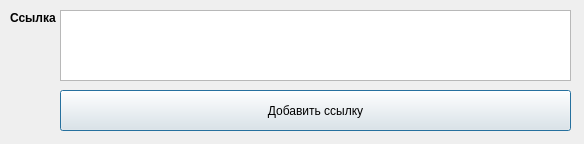
<?xml version="1.0" encoding="UTF-8"?>
<ui version="4.0">
 <class>AddLinkDialog</class>
 <widget class="QDialog" name="AddLinkDialog">
  <property name="geometry">
   <rect>
    <x>0</x>
    <y>0</y>
    <width>584</width>
    <height>144</height>
   </rect>
  </property>
  <property name="windowTitle">
   <string>Добавить ссылку</string>
  </property>
  <widget class="QLabel" name="linkLabel">
   <property name="geometry">
    <rect>
     <x>10</x>
     <y>10</y>
     <width>101</width>
     <height>16</height>
    </rect>
   </property>
   <property name="font">
    <font>
     <weight>75</weight>
     <bold>true</bold>
    </font>
   </property>
   <property name="text">
    <string>Ссылка</string>
   </property>
  </widget>
  <widget class="QPlainTextEdit" name="linkPlainTextEdit">
   <property name="geometry">
    <rect>
     <x>60</x>
     <y>10</y>
     <width>511</width>
     <height>71</height>
    </rect>
   </property>
  </widget>
  <widget class="QPushButton" name="insertLinkButton">
   <property name="geometry">
    <rect>
     <x>60</x>
     <y>90</y>
     <width>511</width>
     <height>41</height>
    </rect>
   </property>
   <property name="text">
    <string>Добавить ссылку</string>
   </property>
  </widget>
 </widget>
 <resources/>
 <connections/>
</ui>
